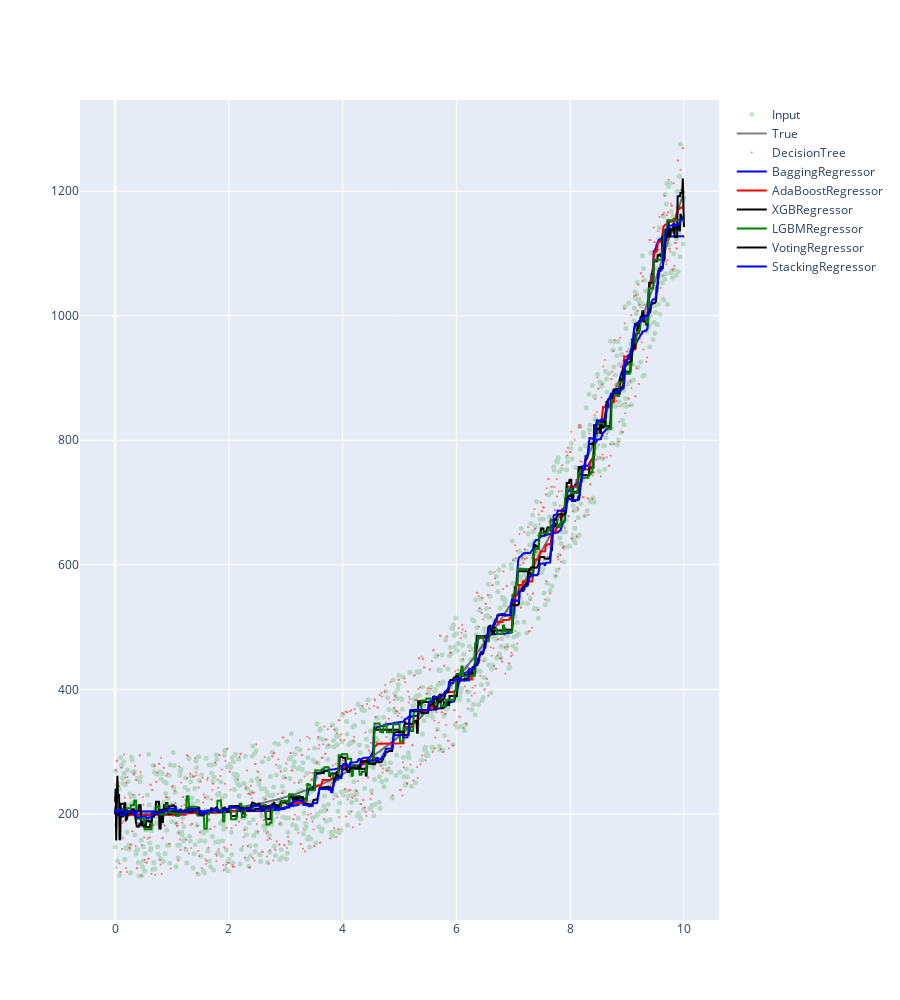

Notebook code for this chart:
### Markdown cell above
### Cross Validation of Bagging Regressors

### Code cell
fig = go.Figure()

fig.add_trace(
    go.Scatter(x=x, y = y, opacity=0.2, mode='markers',  marker=go.scatter.Marker(color='green', size=5), name='Input')
)
fig.add_trace(
    go.Scatter(x=x, y = y_true, opacity=0.5,  marker=go.scatter.Marker(color='black', size=1), name='True')
)
fig.add_trace(
    go.Scatter(x=x, y = dtr_gridcv.best_estimator_.predict(X), opacity=0.5,  mode='markers',marker=go.scatter.Marker(color='red', size=2), name='DecisionTree')
)
fig.add_trace(
    go.Scatter(x=x, y = bagging_gridcv.best_estimator_.predict(X), opacity=1,marker=go.scatter.Marker(color='blue', size=2), name='BaggingRegressor')
)

fig.add_trace(
    go.Scatter(x=x, y = ada_gridcv.best_estimator_.predict(X), opacity=1, marker=go.scatter.Marker(color='red', size=2), name='AdaBoostRegressor')
)

fig.add_trace(
    go.Scatter(x=x, y = xgr_gridcv.best_estimator_.predict(X), opacity=1, marker=go.scatter.Marker(color='black', size=2), name='XGBRegressor')
)

fig.add_trace(
    go.Scatter(x=x, y = lgr_gridcv.best_estimator_.predict(X), opacity=1, marker=go.scatter.Marker(color='green', size=2), name='LGBMRegressor')
)

fig.add_trace(
    go.Scatter(x=x, y = voting_regressor.predict(X), opacity=1, marker=go.scatter.Marker(color='black', size=2), name='VotingRegressor')
)

fig.add_trace(
    go.Scatter(x=x, y = stacking_regressor.predict(X), opacity=1, marker=go.scatter.Marker(color='blue', size=2), name='StackingRegressor')
)

fig.update_layout(height=1000)

### Figure 1 — Plotly figure (JSON) as saved in the notebook; plotly's stock layout.template omitted (floating-point values rounded to 4 significant figures; data arrays with more than 128 entries replaced by an {"elided": "..."} marker saying what was removed)
{"data": [{"marker": {"color": "green", "size": 5}, "mode": "markers", "name": "Input", "opacity": 0.2, "type": "scatter", "x": {"elided": "1001 float values"}, "y": {"elided": "1001 float values"}}, {"marker": {"color": "black", "size": 1}, "name": "True", "opacity": 0.5, "type": "scatter", "x": {"elided": "1001 float values"}, "y": {"elided": "1001 float values"}}, {"marker": {"color": "red", "size": 2}, "mode": "markers", "name": "DecisionTree", "opacity": 0.5, "type": "scatter", "x": {"elided": "1001 float values"}, "y": {"elided": "1001 float values"}}, {"marker": {"color": "blue", "size": 2}, "name": "BaggingRegressor", "opacity": 1, "type": "scatter", "x": {"elided": "1001 float values"}, "y": {"elided": "1001 float values"}}, {"marker": {"color": "red", "size": 2}, "name": "AdaBoostRegressor", "opacity": 1, "type": "scatter", "x": {"elided": "1001 float values"}, "y": {"elided": "1001 float values"}}, {"marker": {"color": "black", "size": 2}, "name": "XGBRegressor", "opacity": 1, "type": "scatter", "x": {"elided": "1001 float values"}, "y": {"elided": "1001 float values"}}, {"marker": {"color": "green", "size": 2}, "name": "LGBMRegressor", "opacity": 1, "type": "scatter", "x": {"elided": "1001 float values"}, "y": {"elided": "1001 float values"}}, {"marker": {"color": "black", "size": 2}, "name": "VotingRegressor", "opacity": 1, "type": "scatter", "x": {"elided": "1001 float values"}, "y": {"elided": "1001 float values"}}, {"marker": {"color": "blue", "size": 2}, "name": "StackingRegressor", "opacity": 1, "type": "scatter", "x": {"elided": "1001 float values"}, "y": {"elided": "1001 float values"}}], "layout": {"height": 1000}}
